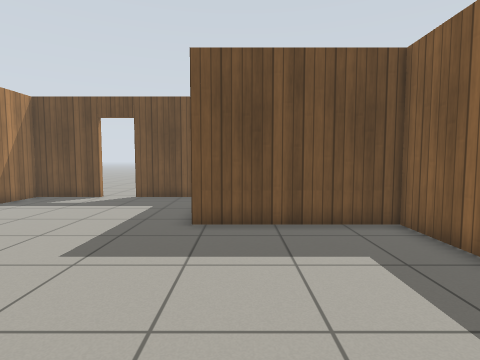
View 1 (above)

17 first-person views from a walk through a world built for the Gazebo simulator. The camera is 0.94 m above the floor, tilts 4° down and sees 80° across. The floor is counted in squares, 0.5 m on a side. Each view is taken from the middle of a square. On the plan, view 1 faces up. The plan holds only what a view shows up to about 16 squares ahead; the rest is blank. Simple patterns stand in for the simulator's built-in surfaces.

View 2
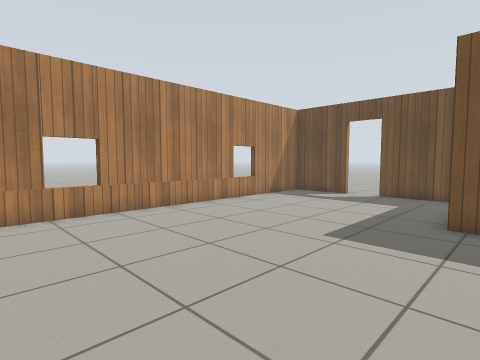

View 3
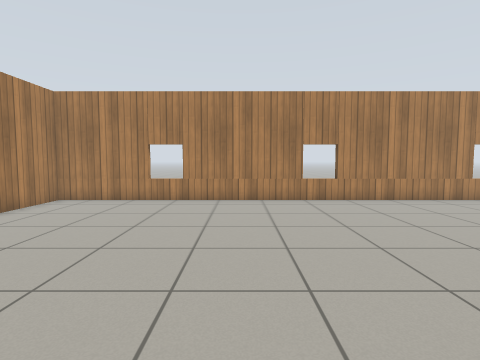

View 4
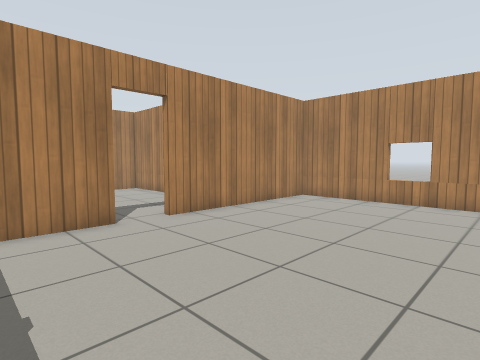

View 5
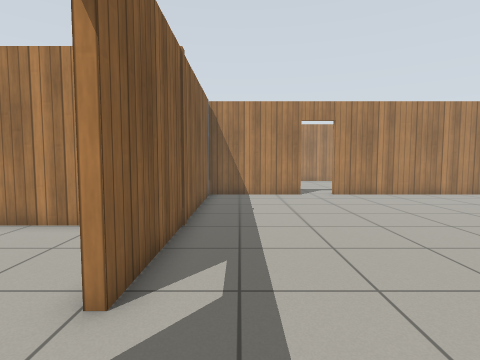

View 6
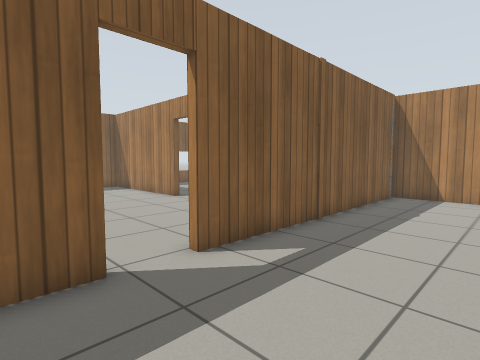

View 7
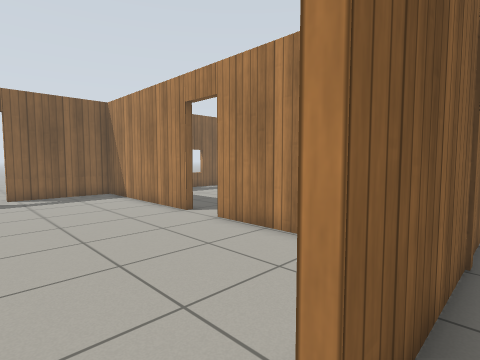

View 8
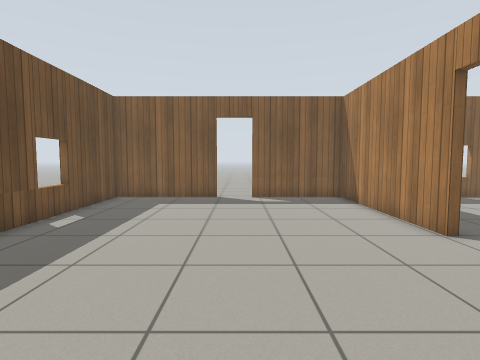

View 9
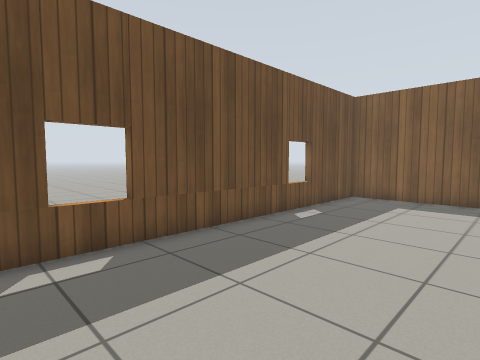

View 10
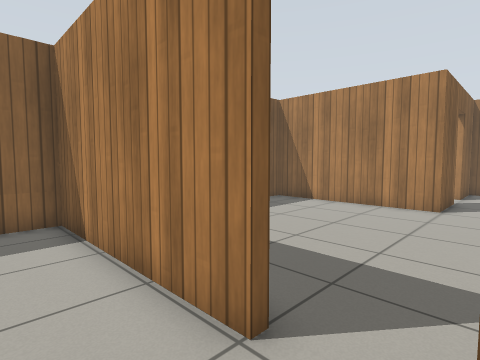

View 11
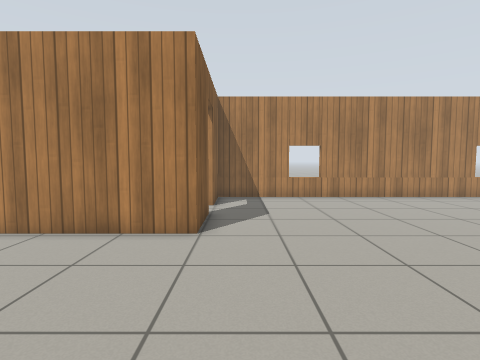

View 12
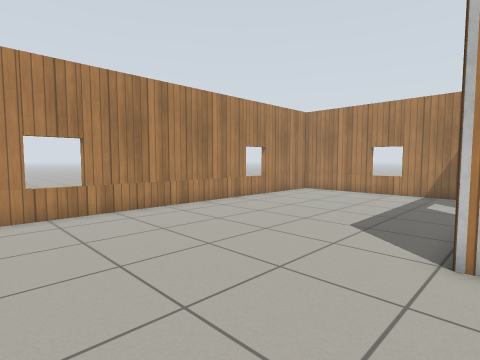

View 13
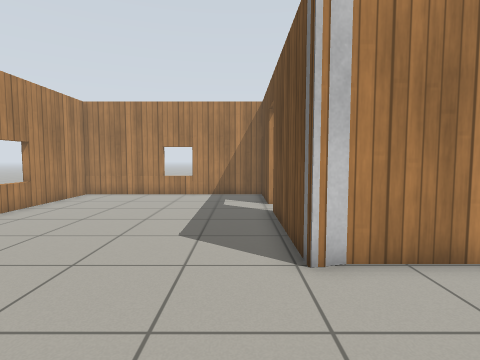

View 14
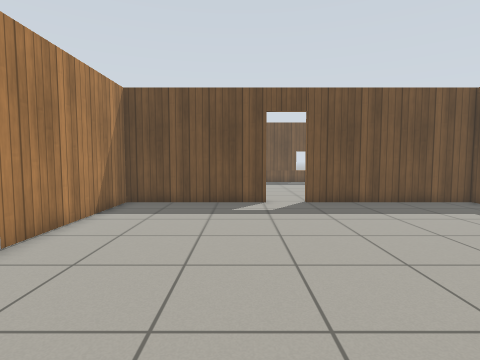

View 15
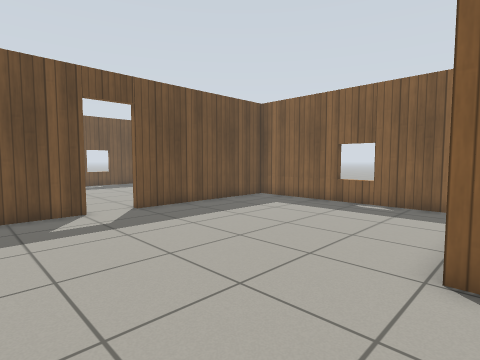

View 16
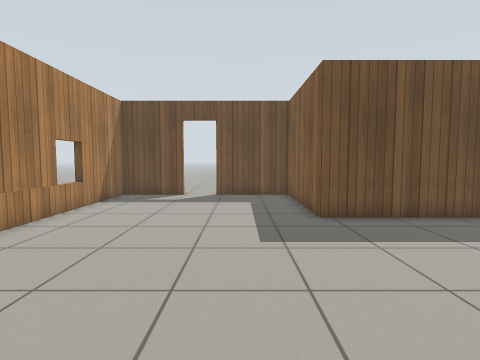

View 17
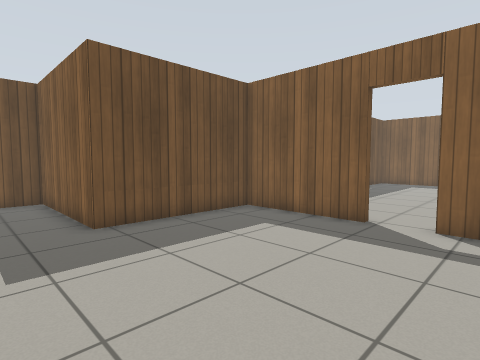

### Floor plan
Ten units are one square. View 1 is at (0, 0); x grows to the right and y downward. Boxes are objects, and circles mark ways between rooms. Rooms are numbered by the first view taken in them; rooms with no view inside come last. Other rooms are left out.
<svg viewBox="-108 -149 316 358">
<path fill="none" stroke="#000" d="M46 -32 46 -82 -14 -82 -14 -144 -54 -144M-4 105 46 105 46 -16M-70 -144 -103 -144 -103 105 -21 105M131 31 203 31 203 -14M75 31 112 31M203 -31 203 -82 64 -82M49 100 51 108 -4 108M131 160 131 132 203 132 203 34 131 34M-21 108 -56 108 -56 204 131 204 131 178M112 34 50 34 50 108"/>
<circle cx="50" cy="-25" r="3" fill="#2a7"/>
<circle cx="-15" cy="110" r="3" fill="#2a7"/>
<circle cx="125" cy="30" r="3" fill="#2a7"/>
<text x="-40" y="-10">1</text>
<text x="120" y="-30">2</text>
<text x="70" y="120">3</text>
</svg>
Room 1 opens to room 2. Room 1 opens to room 3. Room 2 opens to room 3.

Where each view was taken, in squares from view 1:
view 1: 0 up, 0 right, facing up
view 2: 1 down, 0 right, facing up-left
view 3: 2 down, 3 right, facing left
view 4: 2 down, 3 right, facing down-left
view 5: 5 up, 3 right, facing down
view 6: 5 up, 0 right, facing down-right
view 7: 3 up, 4 right, facing down-right
view 8: 2 up, 6 right, facing right
view 9: 2 up, 6 right, facing up-right
view 10: 1 down, 11 right, facing down-right
view 11: 6 down, 12 right, facing down
view 12: 10 down, 11 right, facing down-left
view 13: 12 down, 10 right, facing left
view 14: 16 down, 10 right, facing up
view 15: 14 down, 8 right, facing up-right
view 16: 1 down, 4 left, facing up
view 17: 0 up, 4 left, facing up-right
